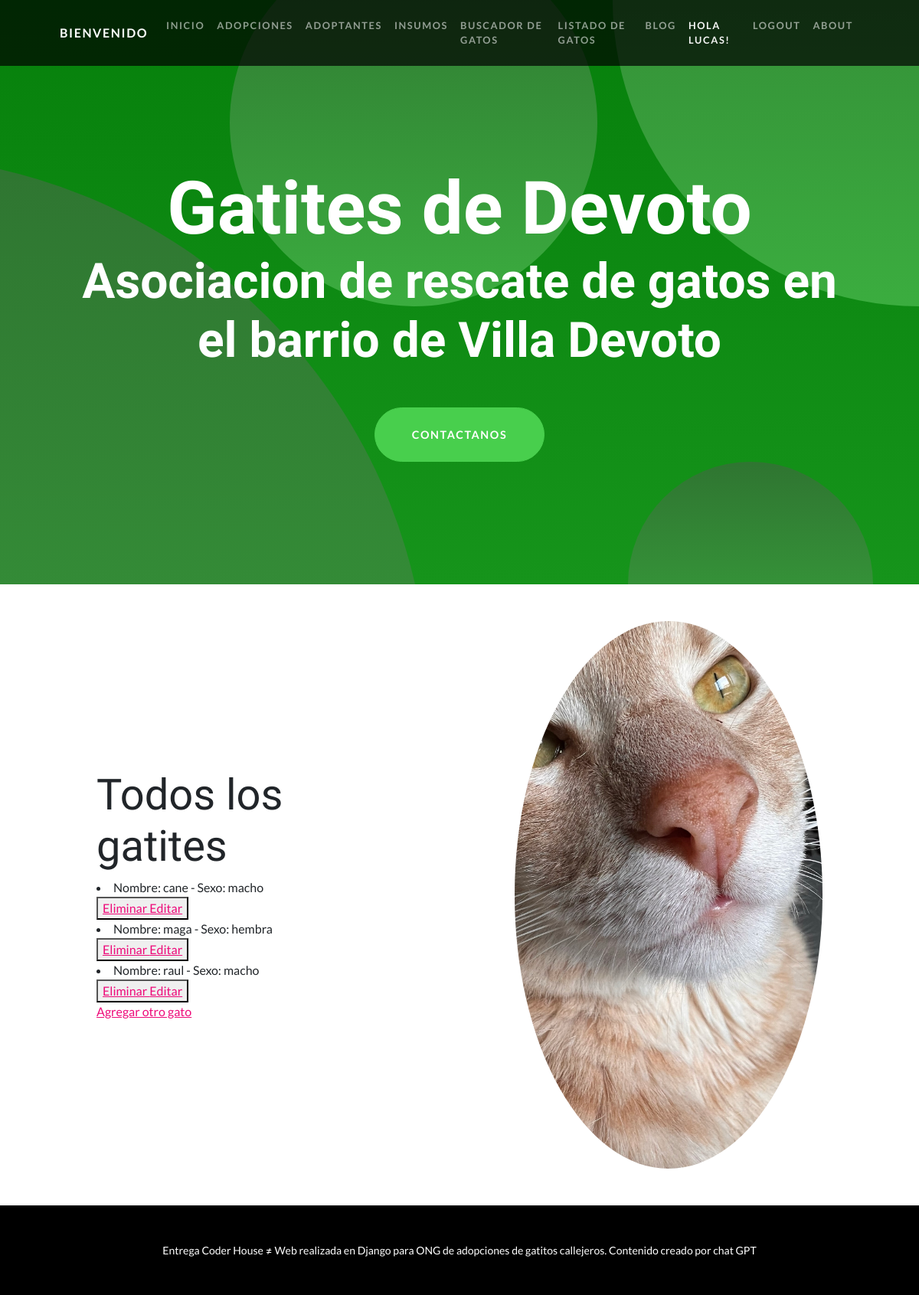
Page /app_3er/leergatos/ (signed in) on the earlier database version.
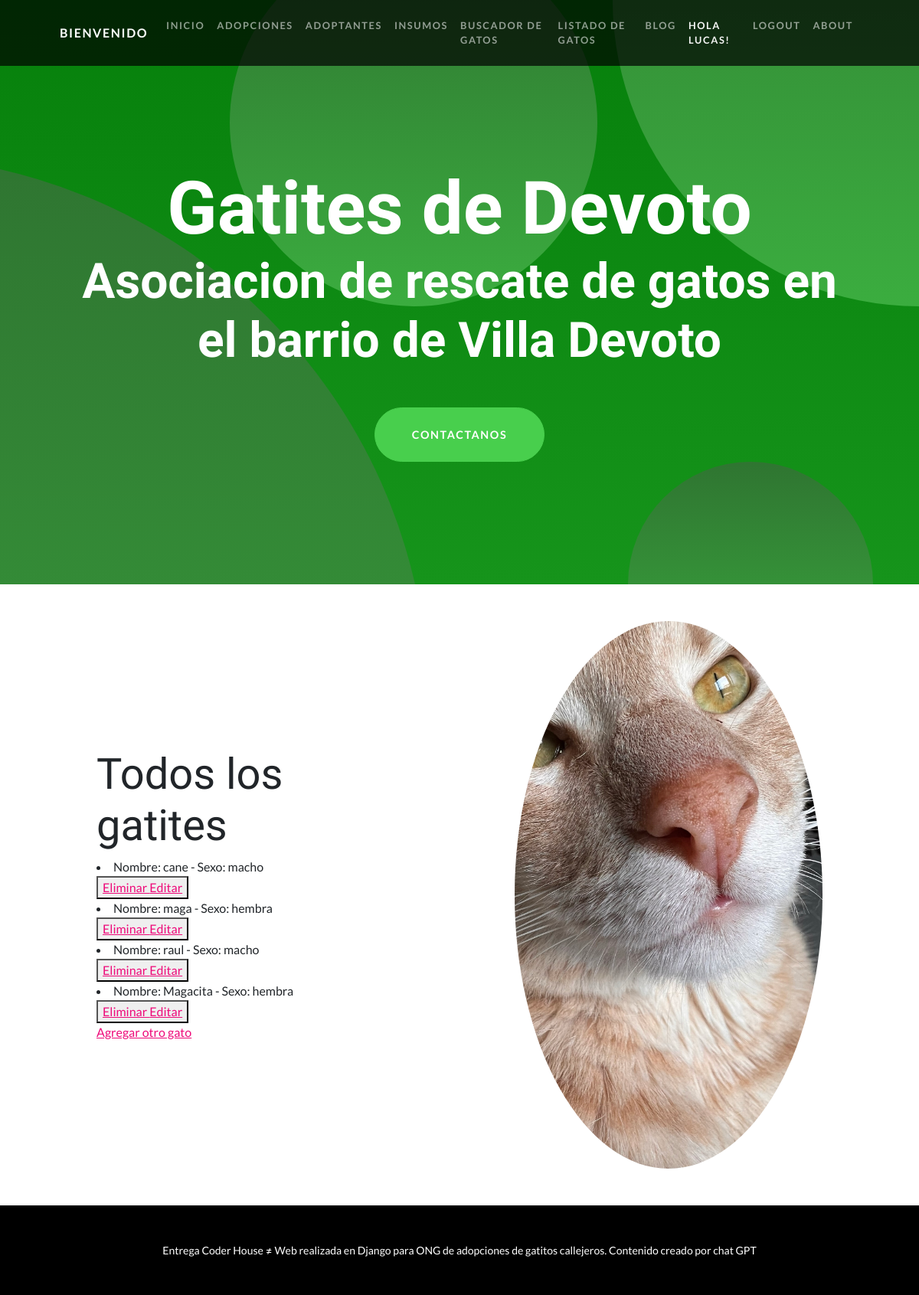
Same page on the later database version.
### app_3er/models.py (models this page shows)
class Adopcion(models.Model):
    SEXO_CHOICES = [
        ('macho', 'Macho'),
        ('hembra', 'Hembra'),
    ]
    nombre = models.CharField(max_length=40)
    sexo = models.CharField(max_length=40, choices=SEXO_CHOICES)
    def __str__(self):
	    return f"Nombre: {self.nombre} - Sexo: {self.sexo}"

### app_3er/views.py (the view)
# urls.py: path('leergatos/', views.leergatos, name="leergatos"),
@login_required # para que solo los usuarios logeados puedan ver esta web
def leergatos(request):
	gatos = Adopcion.objects.all()
	contexto = {"gatos":gatos}
	return render(request, "app_3er/leergatos.html", contexto)

### app_3er/templates/app_3er/leergatos.html (shortened to what this page needs)
{% extends "app_3er/padre.html" %}
{% load static%}
{% block leergatos %}
<section>
    <div class="container px-5">
        <div class="row gx-5 align-items-center">
            <div class="col-lg-6 order-lg-2">
                <div class="p-5"><img class="img-fluid rounded-circle" src='{% static "app_3er/assets/img/cane4.jpeg" %}' alt="..." /></div>
            </div>
            <div class="col-lg-6 order-lg-1">
                <div class="p-5">
                    <h2 class="display-4">Todos los gatites</h2>
                    {% for miau in gatos%}
                        <li>{{ miau }}</li>
                        <button>
                            <a href="{% url 'borrargatos' miau.nombre %}"> Eliminar </a>
                            <a href="{% url 'editargatos' miau.nombre %}"> Editar </a>
                        </button>
                    {% endfor %}
                    <br>
                    <a href="{% url 'adopciones' %}">Agregar otro gato</a>
            </div>
        </div>
    </div>
</section>
{% endblock leergatos %}

Differences in the rows shown:
added Adopcion: nombre+sexo "Nombre: Magacita - Sexo: hembra"
